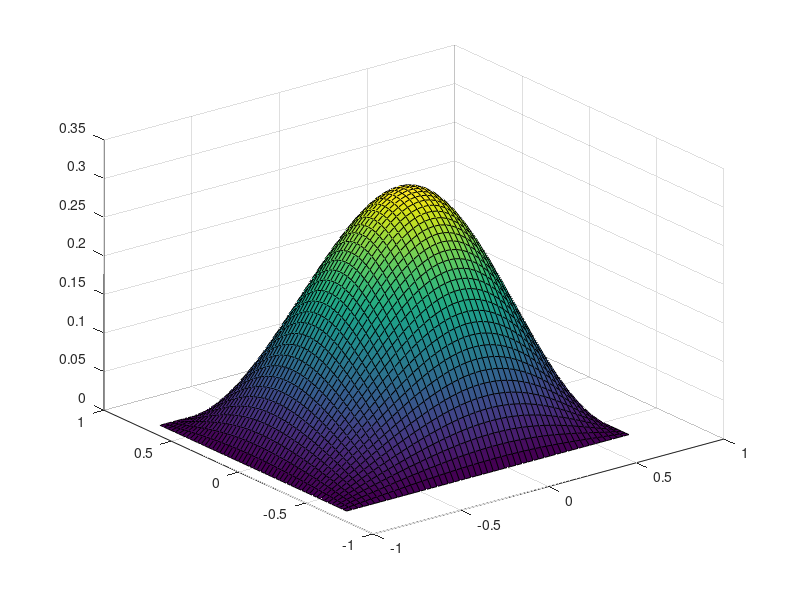

Here is the MATLAB script that generated this plot:
%% LECTURE 15 - 2D PDE - Noé Debrois - 13/11/2024
% This code implements the pricing of a Knock&Out Call Option on a Basket
% of two Underlying Assets which ARE CORRELATED. See the other file for
% the case without correlation. We use a PDE method here with discretisation.
%%%%%%%%%%%%%%%%%%%%%%%%%%%%%%%%%%%%%%%%%%%%%%%%%%%%%%%%%%%%%%%%%%%%%%%%%%%
close all; clear;
%
%% Parameters :
% Option parameters :
T = 1;
S10 = 2; S20 = 1; % Initial asset prices
% w1 = w2 = 1/2 here : cf the bottom of this file.
K = 0.9;
D1 = 0.8; U1 = 4; D2 = 0.5; U2 = 2; % Up and Down barriers for the 2 assets
r = 0.1 / 100; sigma1 = 0.6; sigma2 = 0.4; rho = 0.4;

% Space grid parameters :
x1min = log(D1 / S10); x1max = log(U1 / S10);
x2min = log(D2 / S20); x2max = log(U2 / S20);
N1 = 50; N2 = 50; % Number of points in each axis.
x1 = linspace(x1min, x1max, N1 + 1); dx1 = x1(2) - x1(1);
x2 = linspace(x2min, x2max, N2 + 1); dx2 = x2(2) - x2(1);
num_points = (N1 + 1) * (N2 + 1); % Total number of nodes in the grid

% Time grid parameters :
Mt = 100; dt = T / Mt;
%
%% Build the grid :
%%%%%%%%%%%%%%%%%%%%%%%%%%%%%%%%%%%%%%%%%%%%%%%
%               i+1
%   i-(N2-1)     i    i+(N2+1)
%               i-1
%%%%%%%%%%%%%%%%%%%%%%%%%%%%%%%%%%%%%%%%%%%%%%%
% Boundaries :
% We have to be able to know WHEN we are on the boundary of the domain: we
% have 4 edges that we call West, South, North, East.
W = [1:N2 + 1]; % West boundary
S = [1:N2 + 1:num_points]; % South
N = [(N2 + 1):N2 + 1:num_points]; % North
E = [S(end) + (0:N2)]; % East
Boundary = sort(unique([N E S W]));

% Matrix M is built according to the equation and its discretization :
M = spalloc(num_points, num_points, num_points * 9);
for i = 1:num_points
    if min(abs(i - Boundary)) == 0 % i is a boundary index
        M(i, i) = 1;
    else
        %
        % Look at the coefficients in the discretized equation : here they
        % are implemented. cf bottom of page 67 in my notes (PDE.pdf).
        % For example : M(i, i) contains the coeffs that multiply V_j_i.
        %
        % time derivative
        M(i, i) = -1 / dt;
        % no derivative term
        M(i, i) = M(i, i) - r;
        % first order derivative w.r.t x1
        M(i, i + (N2 + 1)) = (r - sigma1^2 / 2) / (2 * dx1);
        M(i, i - (N2 + 1)) = - (r - sigma1^2 / 2) / (2 * dx1);
        % first order derivative w.r.t x2
        M(i, i + 1) = (r - sigma2^2 / 2) / (2 * dx2);
        M(i, i - 1) = - (r - sigma2^2 / 2) / (2 * dx2);
        % second order derivative w.r.t x1
        M(i, i + (N2 + 1)) = M(i, i + (N2 + 1)) + (sigma1^2 / 2) / dx1^2;
        M(i, i) = M(i, i) - 2 * (sigma1^2 / 2) / dx1^2;
        M(i, i - (N2 + 1)) = M(i, i - (N2 + 1)) + (sigma1^2 / 2) / dx1^2;
        % second order derivative w.r.t x2
        M(i, i + 1) = M(i, i + 1) + (sigma2^2 / 2) / dx2^2;
        M(i, i) = M(i, i) - 2 * (sigma2^2 / 2) / dx2^2;
        M(i, i - 1) = M(i, i - 1) + (sigma2^2 / 2) / dx2^2;
        % mixed second order derivative for correlation
        coeff = 0.5 * rho * sigma1 * sigma2;
        M(i, i + 1 + (N2 + 1)) = coeff / (4 * dx1 * dx2);
        M(i, i + 1 - (N2 + 1)) = -coeff / (4 * dx1 * dx2);
        M(i, i - 1 + (N2 + 1)) = -coeff / (4 * dx1 * dx2);
        M(i, i - 1 - (N2 + 1)) = coeff / (4 * dx1 * dx2);
    end
end
%
%% Backward in time procedure
[X1, X2] = meshgrid(x1, x2); % This gives us 2 matrices : coordinates of both x1 and x2.
V = max(0.5 * (S10 * exp(X1(:)) + S20 * exp(X2(:))) - K, 0); % (w1 = w2 = 1/2)
V(Boundary) = 0;
for j = Mt:-1:1
    rhs = - V / dt; 
    rhs(Boundary) = 0; % Boundary Condition
    V = M \ rhs;
end
Vmat = reshape(V, size(X1));
%
%% Plot
figure
surf(X1, X2, Vmat) % Get the price surface
price = griddata(S10 * exp(X1), S20 * exp(X2), Vmat, S10, S20) % Get the price